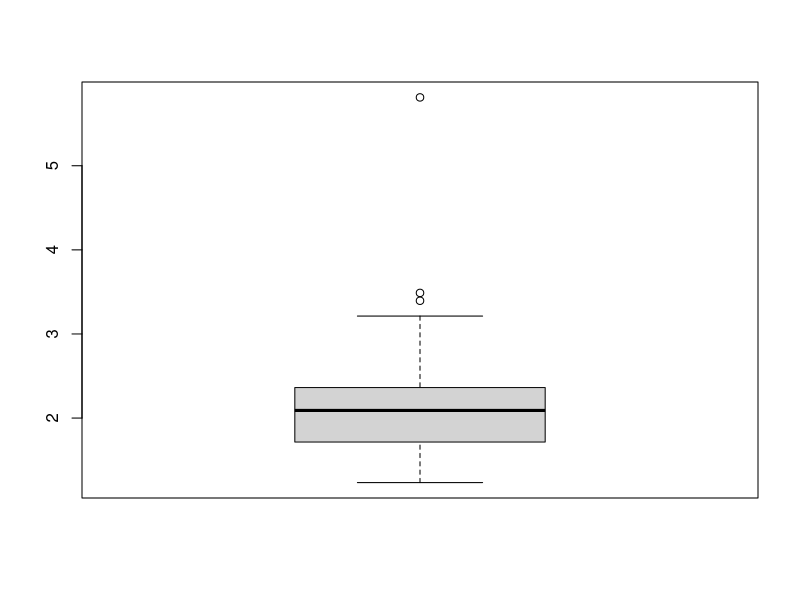
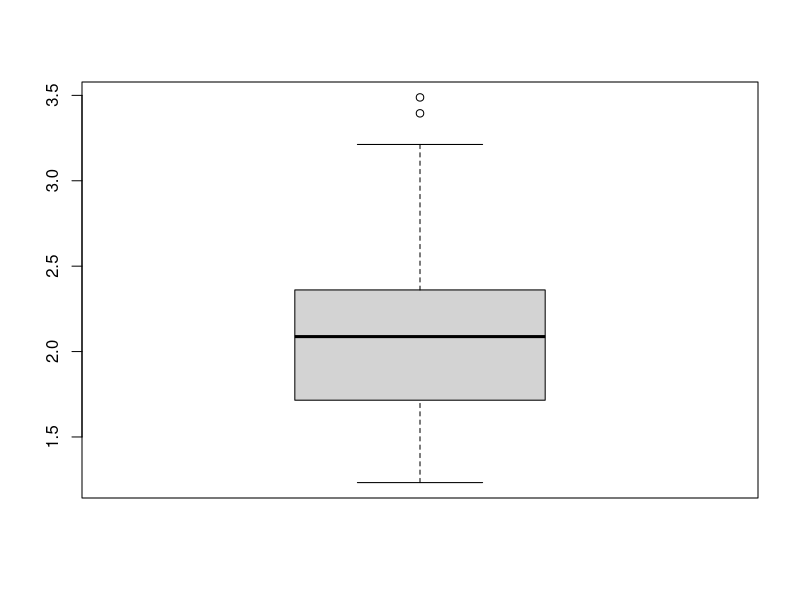
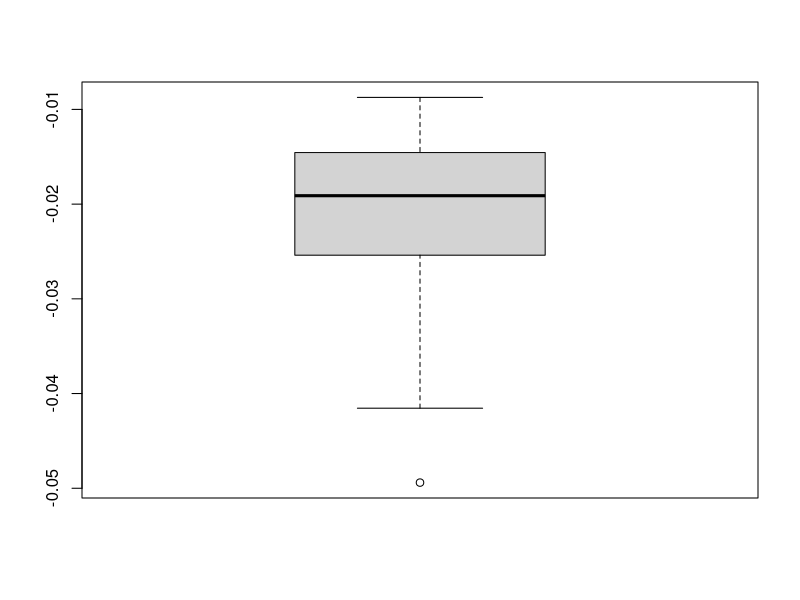
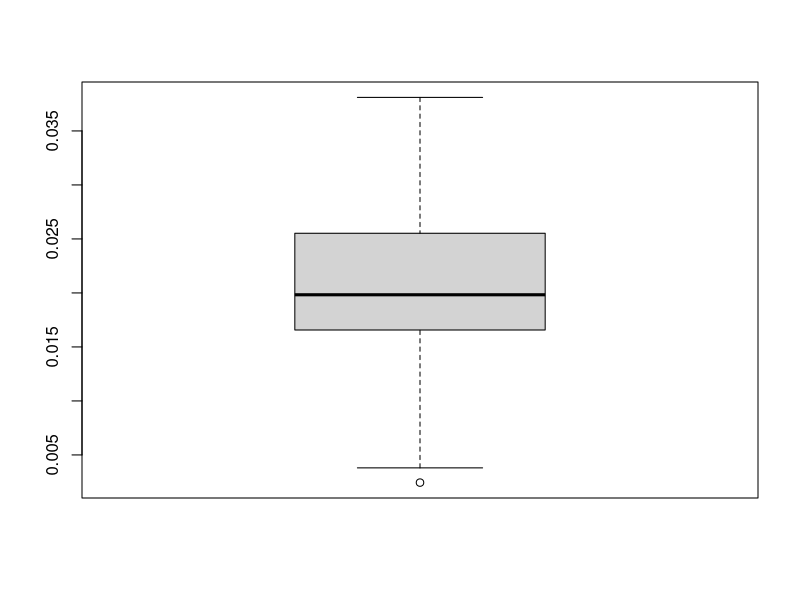
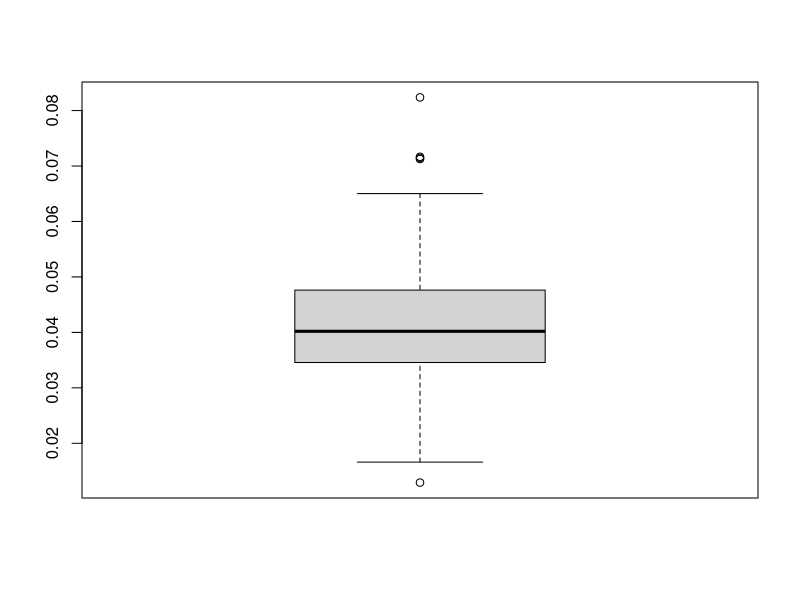
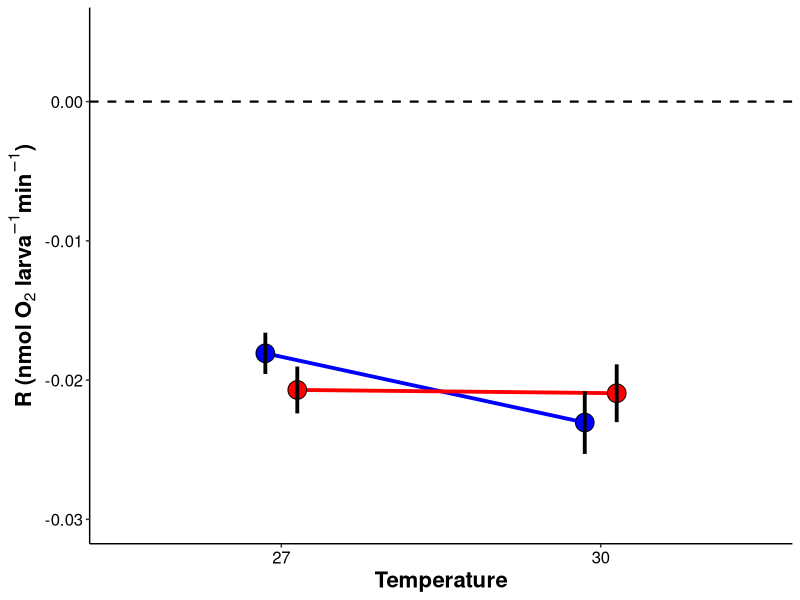
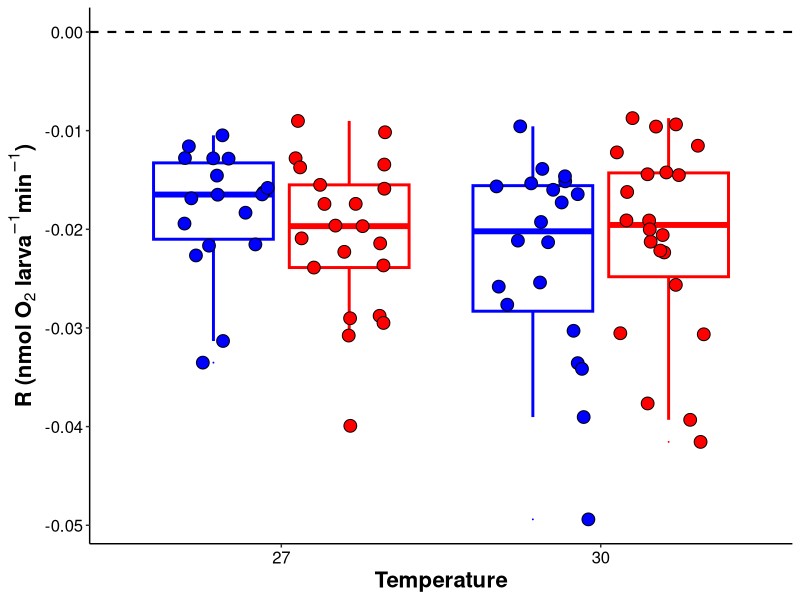
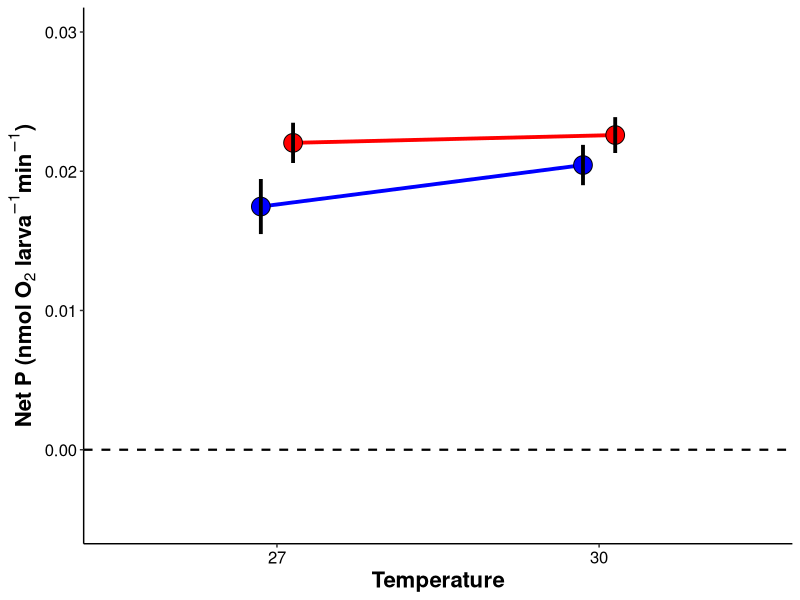

Reproduce these figures in R, in order.
## ---- chunk 1
knitr::opts_chunk$set(echo = TRUE, warning = FALSE, message = FALSE)
## ---- chunk 2
## install packages if you dont already have them in your library
if ("tidyverse" %in% rownames(installed.packages()) == 'FALSE') install.packages('tidyverse') 
if ("car" %in% rownames(installed.packages()) == 'FALSE') install.packages('car') 
if ("lme4" %in% rownames(installed.packages()) == 'FALSE') install.packages('lme4') 
if ("lmerTest" %in% rownames(installed.packages()) == 'FALSE') install.packages('lmerTest') 
if ("scales" %in% rownames(installed.packages()) == 'FALSE') install.packages('scales') 
if ("cowplot" %in% rownames(installed.packages()) == 'FALSE') install.packages('cowplot') 
if ("ggplot2" %in% rownames(installed.packages()) == 'FALSE') install.packages('ggplot2') 
if ("effects" %in% rownames(installed.packages()) == 'FALSE') install.packages('effects') 
if ("emmeans" %in% rownames(installed.packages()) == 'FALSE') install.packages('emmeans') 
if ("multcomp" %in% rownames(installed.packages()) == 'FALSE') install.packages('multcomp') 

#load packages
library("ggplot2")
library("tidyverse")
library('car')
library('lme4')
library('lmerTest')
library('scales')
library('cowplot')
library('effects')
library('emmeans')
library('multcomp')
## ---- chunk 3
PRdata<-read.csv("Mcap2021/Output/Respiration/oxygen_P_R_calc.csv") #load data
## ---- chunk 4
#remove all rows of wells that did not have samples or blanks
PRdata<-PRdata[!is.na(PRdata$Type),]

#format columns
PRdata$Temperature<-as.factor(PRdata$Temperature)
PRdata$Plate<-as.factor(PRdata$Plate)
PRdata$Run<-as.factor(PRdata$Run)
## ---- chunk 5
PRdata$ratio<-abs(PRdata$GP.nmol.org.min)/abs(PRdata$R.nmol.org.min) #calculate ratio with absolute values
#remove outliers detected by values of P:R ratio data
boxplot(PRdata$ratio)
PRdata<-PRdata%>%filter(ratio < 5)
boxplot(PRdata$ratio)
## ---- chunk 6
boxplot(PRdata$R.nmol.org.min)
#PRdata<-PRdata%>%filter(R.nmol.org.min < 10)
#boxplot(PRdata$R.nmol.org.min)

boxplot(PRdata$P.nmol.org.min)
#PRdata<-PRdata%>%filter(P.nmol.org.min < 10)
#boxplot(PRdata$P.nmol.org.min)

boxplot(PRdata$GP.nmol.org.min)
#PRdata<-PRdata%>%filter(GP.nmol.org.min < 10)
#boxplot(PRdata$GP.nmol.org.min)
## ---- chunk 7

r_plot<-PRdata %>%
    group_by(Treatment, Temperature)%>%
    summarise(mean=mean(R.nmol.org.min), sd=sd(R.nmol.org.min), N=length(R.nmol.org.min), se=sd/sqrt(N))%>%
    ggplot(., aes(x = as.factor(Temperature), y = mean, group=interaction(Treatment, Temperature))) +
    geom_hline(yintercept=0, linetype="dashed", color="black", size=0.75)+
    geom_line(position=position_dodge(0.2), size=1.3, aes(color=Treatment, group=Treatment)) +
    geom_point(aes(fill=Treatment, group=interaction(Treatment, Temperature)), pch = 21, size=6, position = position_dodge(0.2)) + 
    geom_errorbar(aes(ymin=mean-se, ymax=mean+se, group=interaction(Treatment, Temperature)), width=0, linetype="solid", position=position_dodge(0.2), size=1.3, color="black")+
    xlab("Temperature") + 
    scale_fill_manual(name="Rearing Treatment", values=c("blue","red"))+
    scale_color_manual(name="Rearing Treatment", values=c("blue","red"))+
    ylab(expression(bold(paste("R (nmol ", O[2], " larva"^-1, "min"^-1, ")")))) +
    scale_y_continuous(limits=c(-0.03, 0.005), labels = scales::number_format(accuracy = 0.01, decimal.mark = '.'))+
    theme_classic() + 
    theme(
      legend.position="none",
      axis.title=element_text(face="bold", size=16),
      axis.text=element_text(size=12, color="black"), 
      legend.title=element_text(face="bold", size=14), 
      legend.text=element_text(size=12)
      ); r_plot

#ggsave("Mcap2021/Figures/Respiration/Respiration.png", r_plot, dpi=300, w=5, h=5, units="in")
## ---- chunk 8

r_plot_2<-PRdata %>%
    group_by(Treatment, Temperature)%>%
    ggplot(., aes(x = as.factor(Temperature), y = R.nmol.org.min, group=interaction(Treatment, Temperature))) +
    geom_hline(yintercept=0, linetype="dashed", color="black", size=0.75)+
    geom_boxplot(aes(color=Treatment, group=interaction(Treatment, Temperature)), outlier.size = 0, position = position_dodge(0.85), lwd=1) +
    geom_point(aes(fill=Treatment, group=interaction(Treatment, Temperature)), pch = 21, size=4, position = position_jitterdodge(0.3)) + 
    xlab("Temperature") + 
    scale_fill_manual(name="Rearing Treatment", values=c("blue","red"))+
    scale_color_manual(name="Rearing Treatment", values=c("blue","red"))+
    ylab(expression(bold(paste("R (nmol ", O[2], " larva"^-1, "min"^-1, ")")))) +
    #scale_y_continuous(limits=c(-0.03, 0.005), labels = scales::number_format(accuracy = 0.01, decimal.mark = '.'))+
    theme_classic() + 
    theme(
      legend.position="none",
      axis.title=element_text(face="bold", size=16),
      axis.text=element_text(size=12, color="black"), 
      legend.title=element_text(face="bold", size=14), 
      legend.text=element_text(size=12)
      ); r_plot_2

#ggsave("Mcap2021/Figures/Respiration/Respiration_box.png", r_plot_2, dpi=300, w=5, h=5, units="in")
## ---- chunk 9
p_plot<-PRdata %>%
    group_by(Treatment, Temperature)%>%
    summarise(mean=mean(P.nmol.org.min), sd=sd(P.nmol.org.min), N=length(P.nmol.org.min), se=sd/sqrt(N))%>%
    ggplot(., aes(x = as.factor(Temperature), y = mean, group=interaction(Treatment, Temperature))) +
    geom_hline(yintercept=0, linetype="dashed", color="black", size=0.75)+
    geom_line(position=position_dodge(0.2), size=1.3, aes(color=Treatment, group=Treatment)) +
    geom_point(aes(fill=Treatment, group=interaction(Treatment, Temperature)), pch = 21, size=6, position = position_dodge(0.2)) + 
    geom_errorbar(aes(ymin=mean-se, ymax=mean+se, group=interaction(Treatment, Temperature)), width=0, linetype="solid", position=position_dodge(0.2), size=1.3, color="black")+
    xlab("Temperature") + 
    scale_fill_manual(name="Rearing Treatment", values=c("blue","red"))+
    scale_color_manual(name="Rearing Treatment", values=c("blue","red"))+
    ylab(expression(bold(paste("Net P (nmol ", O[2], " larva"^-1, "min"^-1, ")")))) +
    scale_y_continuous(limits=c(-0.005, 0.03), labels = scales::number_format(accuracy = 0.01, decimal.mark = '.'))+
    theme_classic() + 
    theme(
      legend.position="none",
      axis.title=element_text(face="bold", size=16),
      axis.text=element_text(size=12, color="black"), 
      legend.title=element_text(face="bold", size=14), 
      legend.text=element_text(size=12)
      ); p_plot

#ggsave("Mcap2021/Figures/Respiration/NetPhotosynthesis.png", p_plot, dpi=300, w=5, h=5, units="in")
## ---- chunk 10

p_plot_2<-PRdata %>%
    group_by(Treatment, Temperature)%>%
    ggplot(., aes(x = as.factor(Temperature), y = P.nmol.org.min, group=interaction(Treatment, Temperature))) +
    geom_hline(yintercept=0, linetype="dashed", color="black", size=0.75)+
    geom_boxplot(aes(color=Treatment, group=interaction(Treatment, Temperature)), outlier.size = 0, position = position_dodge(0.85), lwd=1) +
    geom_point(aes(fill=Treatment, group=interaction(Treatment, Temperature)), pch = 21, size=4, position = position_jitterdodge(0.3)) + 
    xlab("Temperature") + 
    scale_fill_manual(name="Rearing Treatment", values=c("blue","red"))+
    scale_color_manual(name="Rearing Treatment", values=c("blue","red"))+
    ylab(expression(bold(paste("Net P (nmol ", O[2], " larva"^-1, "min"^-1, ")")))) +
    #scale_y_continuous(limits=c(-0.03, 0.005), labels = scales::number_format(accuracy = 0.01, decimal.mark = '.'))+
    theme_classic() + 
    theme(
      legend.position="none",
      axis.title=element_text(face="bold", size=16),
      axis.text=element_text(size=12, color="black"), 
      legend.title=element_text(face="bold", size=14), 
      legend.text=element_text(size=12)
      ); p_plot_2

#ggsave("Mcap2021/Figures/Respiration/NetPhotosynthesis_box.png", p_plot_2, dpi=300, w=5, h=5, units="in")
## ---- chunk 11
gp_plot<-PRdata %>%
    group_by(Treatment, Temperature)%>%
    summarise(mean=mean(GP.nmol.org.min), sd=sd(GP.nmol.org.min), N=length(GP.nmol.org.min), se=sd/sqrt(N))%>%
    ggplot(., aes(x = as.factor(Temperature), y = mean, group=interaction(Treatment, Temperature))) +
    geom_hline(yintercept=0, linetype="dashed", color="black", size=0.75)+
    geom_line(position=position_dodge(0.2), size=1.3, aes(color=Treatment, group=Treatment)) +
    geom_point(aes(fill=Treatment, group=interaction(Treatment, Temperature)), pch = 21, size=6, position = position_dodge(0.2)) + 
    geom_errorbar(aes(ymin=mean-se, ymax=mean+se, group=interaction(Treatment, Temperature)), width=0, linetype="solid", position=position_dodge(0.2), size=1.3, color="black")+
    xlab("Temperature") + 
    scale_fill_manual(name="Rearing Treatment", values=c("blue","red"))+
    scale_color_manual(name="Rearing Treatment", values=c("blue","red"))+
    ylab(expression(bold(paste("Gross P (nmol ", O[2], " larva"^-1, "min"^-1, ")")))) +
    scale_y_continuous(limits=c(-0.005, 0.05), labels = scales::number_format(accuracy = 0.01, decimal.mark = '.'))+
    theme_classic() + 
    theme(
      legend.position="none",
      axis.title=element_text(face="bold", size=16),
      axis.text=element_text(size=12, color="black"), 
      legend.title=element_text(face="bold", size=14), 
      legend.text=element_text(size=12)
      ); gp_plot

#ggsave("Mcap2021/Figures/Respiration/GrossPhotosynthesis.png", gp_plot, dpi=300, w=5, h=5, units="in")
## ---- chunk 12

gp_plot_2<-PRdata %>%
    group_by(Treatment, Temperature)%>%
    ggplot(., aes(x = as.factor(Temperature), y = GP.nmol.org.min, group=interaction(Treatment, Temperature))) +
    geom_hline(yintercept=0, linetype="dashed", color="black", size=0.75)+
    geom_boxplot(aes(color=Treatment, group=interaction(Treatment, Temperature)), outlier.size = 0, position = position_dodge(0.85), lwd=1) +
    geom_point(aes(fill=Treatment, group=interaction(Treatment, Temperature)), pch = 21, size=4, position = position_jitterdodge(0.3)) + 
    xlab("Temperature") + 
    scale_fill_manual(name="Rearing Treatment", values=c("blue","red"))+
    scale_color_manual(name="Rearing Treatment", values=c("blue","red"))+
    ylab(expression(bold(paste("Gross P (nmol ", O[2], " larva"^-1, "min"^-1, ")")))) +
    #scale_y_continuous(limits=c(-0.03, 0.005), labels = scales::number_format(accuracy = 0.01, decimal.mark = '.'))+
    theme_classic() + 
    theme(
      legend.position="none",
      axis.title=element_text(face="bold", size=16),
      axis.text=element_text(size=12, color="black"), 
      legend.title=element_text(face="bold", size=14), 
      legend.text=element_text(size=12)
      ); gp_plot_2

#ggsave("Mcap2021/Figures/Respiration/GrossPhotosynthesis_box.png", gp_plot_2, dpi=300, w=5, h=5, units="in")
## ---- chunk 13
pr_plot<-PRdata %>%
    group_by(Treatment, Temperature)%>%
    summarise(mean=mean(ratio), sd=sd(ratio), N=length(ratio), se=sd/sqrt(N))%>%
    ggplot(., aes(x = as.factor(Temperature), y = mean, group=interaction(Treatment, Temperature))) +
    geom_hline(yintercept=1, linetype="dashed", color="black", size=0.75)+
    geom_line(position=position_dodge(0.2), size=1.3, aes(color=Treatment, group=Treatment)) +
    geom_point(aes(fill=Treatment, group=interaction(Treatment, Temperature)), pch = 21, size=6, position = position_dodge(0.2)) + 
    geom_errorbar(aes(ymin=mean-se, ymax=mean+se, group=interaction(Treatment, Temperature)), width=0, linetype="solid", position=position_dodge(0.2), size=1.3, color="black")+
    xlab("Temperature") + 
    scale_fill_manual(name="Rearing Treatment", values=c("blue","red"))+
    scale_color_manual(name="Rearing Treatment", values=c("blue","red"))+
    ylab(expression(bold(paste("P:R")))) +
    scale_y_continuous(limits=c(0.8, 3), labels = scales::number_format(accuracy = 0.01, decimal.mark = '.'))+
    theme_classic() + 
    theme(
      legend.position="right",
      axis.title=element_text(face="bold", size=16),
      axis.text=element_text(size=12, color="black"), 
      legend.title=element_text(face="bold", size=14), 
      legend.text=element_text(size=12)
      ); pr_plot

#ggsave("Mcap2021/Figures/Respiration/PRratio.png", pr_plot, dpi=300, w=5, h=5, units="in")
## ---- chunk 14

pr_plot_2<-PRdata %>%
    group_by(Treatment, Temperature)%>%
    ggplot(., aes(x = as.factor(Temperature), y = ratio, group=interaction(Treatment, Temperature))) +
    geom_hline(yintercept=0, linetype="dashed", color="black", size=0.75)+
    geom_boxplot(aes(color=Treatment, group=interaction(Treatment, Temperature)), outlier.size = 0, position = position_dodge(0.85), lwd=1) +
    geom_point(aes(fill=Treatment, group=interaction(Treatment, Temperature)), pch = 21, size=4, position = position_jitterdodge(0.3)) + 
    xlab("Temperature") + 
    scale_fill_manual(name="Rearing Treatment", values=c("blue","red"))+
    scale_color_manual(name="Rearing Treatment", values=c("blue","red"))+
    ylab(expression(bold(paste("P:R")))) +
    #scale_y_continuous(limits=c(-0.03, 0.005), labels = scales::number_format(accuracy = 0.01, decimal.mark = '.'))+
    theme_classic() + 
    theme(
      legend.position="right",
      axis.title=element_text(face="bold", size=16),
      axis.text=element_text(size=12, color="black"), 
      legend.title=element_text(face="bold", size=14), 
      legend.text=element_text(size=12)
      ); pr_plot_2

#ggsave("Mcap2021/Figures/Respiration/PRratio_box.png", pr_plot_2, dpi=300, w=5, h=5, units="in")
## ---- chunk 15
full_fig<-plot_grid(r_plot, p_plot, gp_plot, pr_plot, ncol=4, nrow=1, rel_heights= c(1,1,1,1), rel_widths = c(1,1,1,1.2), label_y=1, align="h")

ggsave(filename="Mcap2021/Figures/Respiration/respirometry_fig.png", plot=full_fig, dpi=500, width=18, height=6, units="in")
## ---- chunk 16
full_fig_box<-plot_grid(r_plot_2, p_plot_2, gp_plot_2, pr_plot_2, ncol=4, nrow=1, rel_heights= c(1,1,1,1), rel_widths = c(1,1,1,1.2), label_y=1, align="h")

ggsave(filename="Mcap2021/Figures/Respiration/respirometry_fig_box.png", plot=full_fig_box, dpi=500, width=18, height=6, units="in")
## ---- chunk 17
Rmodel1<-lmer(R.nmol.org.min~Treatment*Temperature + (1|Run) + (1|Tank), data=PRdata) #run as random
anova(Rmodel1, type="II") 
summary(Rmodel1)
## ---- chunk 18
summary(aov(R.nmol.org.min~Treatment*Temperature, data=PRdata))
## ---- chunk 19
qqPlot(residuals(Rmodel1))
leveneTest(residuals(Rmodel1)~Treatment*Temperature, data=PRdata)
## ---- chunk 20
emm<-emmeans(Rmodel1, ~Treatment*Temperature)
cld(emm)
## ---- chunk 21
Pmodel1<-lmer(P.nmol.org.min~Treatment*Temperature + (1|Run) + (1|Tank), data=PRdata) #run nested within day
anova(Pmodel1, type="II")
summary(Pmodel1)
## ---- chunk 22
summary(aov(P.nmol.org.min~Treatment*Temperature, data=PRdata))
## ---- chunk 23
qqPlot(residuals(Pmodel1))
leveneTest(residuals(Pmodel1)~Treatment*Temperature, data=PRdata)
## ---- chunk 24
emm<-emmeans(Pmodel1, ~Treatment*Temperature)
cld(emm)
## ---- chunk 25
GPmodel1<-lmer(GP.nmol.org.min~Treatment*Temperature + (1|Run) + (1|Tank), data=PRdata) #run nested within day
anova(GPmodel1, type="II")
summary(GPmodel1)
## ---- chunk 26
summary(aov(GP.nmol.org.min~Treatment*Temperature, data=PRdata))
## ---- chunk 27
qqPlot(residuals(GPmodel1))
leveneTest(residuals(GPmodel1)~Treatment*Temperature, data=PRdata)
## ---- chunk 28
emm<-emmeans(GPmodel1, ~Treatment*Temperature)
cld(emm)
## ---- chunk 29
PRmodel1<-lmer(ratio~Treatment*Temperature + (1|Run) + (1|Tank), data=PRdata) #run as random
anova(PRmodel1, type="II")
summary(PRmodel1)
## ---- chunk 30
summary(aov(ratio~Treatment*Temperature, data=PRdata))
## ---- chunk 31
qqPlot(residuals(PRmodel1))
leveneTest(residuals(PRmodel1)~Treatment*Temperature, data=PRdata)
## ---- chunk 32
emm<-emmeans(PRmodel1, ~Treatment*Temperature)
cld(emm)
## ---- chunk 33
summary<-PRdata%>%
  group_by(Temperature, Treatment)%>%
  summarise(N=length(R.nmol.org.min),
            Mean_R=mean(R.nmol.org.min), 
            SE_R=sd(R.nmol.org.min)/sqrt(length(R.nmol.org.min)),
            Mean_P=mean(P.nmol.org.min), 
            SE_P=sd(P.nmol.org.min)/sqrt(length(P.nmol.org.min)),
            Mean_GP=mean(GP.nmol.org.min), 
            SE_GP=sd(GP.nmol.org.min)/sqrt(length(GP.nmol.org.min)),
            Mean_PR=mean(ratio), 
            SE_PR=sd(ratio)/sqrt(length(ratio)))

summary%>%
  write_csv(., "Mcap2021/Output/Respiration/mean_respiration.csv")
